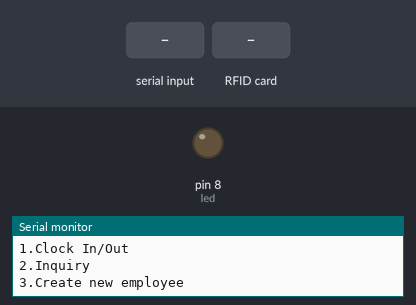
Bench run of a sketch on a simulated Arduino Uno, built with avr-gcc and run on an emulated ATmega328P. Shown: output pins drawn as LEDs (lit = HIGH), the last lines printed to the serial monitor. Dashed ring = blinking. The test bench sets the inputs (shaded band). Pins used as bus, display or sensor lines are not drawn.

Above: at 1.2 s.
1.3 s: "1\n" received over Serial
2.8 s: RFID card 5E 7A 19 C4 held to the reader
At 3.2 s:
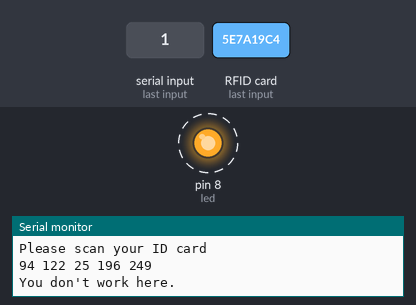
5.8 s: "2\n" received over Serial
7.3 s: "3\n" received over Serial
Timing chart, 0 to 9.8 s (numbered marks = the images above; inputs shaded):
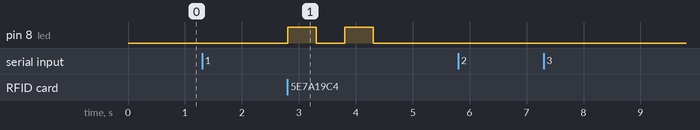

The sketch:

timeClock.ino
```cpp
#include <Chrono.h>


#include "Employees.h"
#include <RFID.h>

#include <SPI.h>

#define SS_PIN 10
#define RST_PIN 9

RFID rfid(SS_PIN, RST_PIN);
Employee e;
int power = 7;
int led = 8;
int serNum[5];
int myNum;
bool access = false;
bool clockedInStatus = false;
Chrono myChrono;
unsigned long hours;


//int cards[][5] = {{117,222,140,171,140}};
int employee_cards[1][5] = {{202, 62, 251, 41, 38}};

int (*p_array)[1][5] = &employee_cards;


void setup() {
  Serial.begin(9600);
  SPI.begin();
  rfid.init();
  e.setEmpID(p_array);
  e.setFirstName("Fabian");
  e.setLastName("Hernandez");

  pinMode(led, OUTPUT);
  pinMode (power, OUTPUT);
  digitalWrite(led, LOW);
  digitalWrite (power, LOW);

}

void loop(){
  menu();

}

void menu() {
  Serial.print("Main Menu\n");
  Serial.print("1.Clock In/Out\n");
  Serial.print("2.Inquiry\n");
  Serial.print("3.Create new employee\n");
  while(!Serial.available())
  myNum = Serial.parseInt();
  switch(myNum){
    case 1:
    clockIn();
    break;
    case 2:
    Serial.print("Hey!\n");
    break;
    case 3:
    Serial.print("I love Christine\n");    //That's my girlfriend just fyi
    break;
  }
  Serial.read();
}

void clockIn(){
  Serial.print("Please scan your ID card\n");
  while(Serial.available())                           //Waiting for a serial input that is never going to come... Trickery.
  if (rfid.isCard()){
    rfid.readCardSerial();
    Serial.print(rfid.serNum[0]);
    Serial.print(" ");
    Serial.print(rfid.serNum[1]);
    Serial.print(" ");
    Serial.print(rfid.serNum[2]);
    Serial.print(" ");
    Serial.print(rfid.serNum[3]);
    Serial.print(" ");
    Serial.print(rfid.serNum[4]);
    Serial.println("");
    break;
  }

  for (int x = 0; x < sizeof(employee_cards); x++) {
        for (int i = 0; i < sizeof(rfid.serNum); i++ ) {
          //if (rfid.serNum[i] != employee_cards[x][i]) {
          if (rfid.serNum[i] != e.getEmpID(i)) {
            access = false;
            break;
          }else{
            access = true;
          }
        }
        if (access) break;
      }

   if(access){
      changeClockInStatus();
      digitalWrite(led, HIGH);
      delay(1000);

      digitalWrite(power, HIGH);
      delay(2000);
      digitalWrite(power, LOW);
      digitalWrite(led, LOW);
      access = false;
    }
    else{
      Serial.println("You don't work here.");
      digitalWrite(led, HIGH);
      delay(500);
      digitalWrite(led, LOW);
      delay(500);
      digitalWrite(led, HIGH);
      delay(500);
      digitalWrite(led, LOW);
    }

}

void changeClockInStatus()                               //Changes clock in status from true to false, or vice versa
{
  if(clockedInStatus == false)
  {
    clockedInStatus =true;
     Serial.println("Welcome " + e.getFirstName() + " " + e.getLastName() + "\nSuccesful Clock in\n");
     myChrono.start();
  }
  else
  {
    myChrono.stop();
    hours = myChrono.elapsed()/1000;
    clockedInStatus =false;
    Serial.println("Goodbye " + e.getFirstName() + " " + e.getLastName() + "\nSuccesful Clock out\n");
    Serial.println(hours);
  }
}

void storeTime(){

}
```

Employees.h
```cpp
class Employee {
  private:
    int index0ID;
    int index1ID;
    int index2ID;
    int index3ID;
    int index4ID;
    String fName;
    String lName;
    bool isManager;
  public:
    void setEmpID(int(*arr)[1][5]) {
      this->index0ID = (*arr)[0][0];
      this->index1ID = (*arr)[0][1];
      this->index2ID = (*arr)[0][2];
      this->index3ID = (*arr)[0][3];
      this->index4ID = (*arr)[0][4];
    }
    void setFirstName(String firstName = "John") {
      this->fName = firstName;
    }
    void setLastName(String lastName = "Doe") {
      this->lName = lastName;
    }
    void setIsManager(bool isMngr = false) {
      this->isManager = isMngr;
    }
    String getFirstName() {
      return this->fName;
    }
    String getLastName() {
      return this->lName;
    }
    bool getIsManager() {
      return this->isManager;
    }
    int getEmpID(int pos) {
      if(pos == 0){
        return this->index0ID;
      }else if(pos == 1){
        return this->index1ID;
      }else if(pos == 2){
        return this->index2ID;
      }else if(pos == 3){
        return this->index3ID;
      }else if(pos == 4){
        return this->index4ID;
      }
    }
};
```

Measured:
- after the input at 2.8 s, pin 8 (led): alternates HIGH for 0.50 s and LOW for 0.50 s, 4 changes in all, then stays LOW, starting at once
